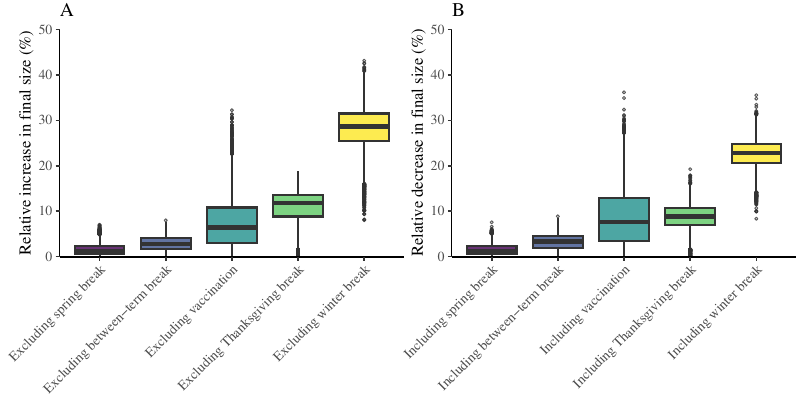

The R source for this figure:
library(rstan)
library(tidyr)
library(dplyr)
library(ggplot2); theme_set(theme_bw(base_family = "Times", base_size=12))
library(ggridges)
library(egg)
load("../data_processed/iowa.rda")
load("../analysis_seirv_final/effects_exclusion.rda")
load("../analysis_seirv_final/effects_inclusion.rda")

effects_exclusion_finalsize_base <- effects_exclusion_finalsize %>%
  filter(type=="Baseline (including all interventions)") %>%
  select(sim, finalsize) %>%
  rename(
    base=finalsize
  )

effects_exclusion_finalsize2 <- effects_exclusion_finalsize %>%
  filter(type!="Baseline (including all interventions)") %>%
  merge(effects_exclusion_finalsize_base) %>%
  mutate(
    diff=(finalsize-base)/base*100
  ) %>%
  mutate(
    type=factor(type, levels=c("Excluding spring break",
                               "Excluding between-term break",
                               "Excluding vaccination",
                               "Excluding Thanksgiving",
                               "Excluding winter break"),
                labels=c("Excluding spring break",
                         "Excluding between-term break",
                         "Excluding vaccination",
                         "Excluding Thanksgiving break",
                         "Excluding winter break"))
  )

effects_exclusion_finalsize3 <- effects_exclusion_finalsize %>%
  filter(type!="Baseline (including all interventions)") %>%
  merge(effects_exclusion_finalsize_base) %>%
  mutate(
    diff=(finalsize-base)/base*100
  ) %>%
  group_by(sim) %>%
  mutate(
    rank=rank(diff)
  ) %>%
  mutate(
    type=factor(type, levels=c("Excluding spring break",
                               "Excluding between-term break",
                               "Excluding vaccination",
                               "Excluding Thanksgiving",
                               "Excluding winter break"),
                labels=c("Excluding spring break",
                         "Excluding between-term break",
                         "Excluding vaccination",
                         "Excluding Thanksgiving break",
                         "Excluding winter break"))
  )

effects_inclusion_finalsize_base <- effects_inclusion_finalsize %>%
  filter(type=="Baseline (excluding all interventions)") %>%
  select(sim, finalsize) %>%
  rename(
    base=finalsize
  )

effects_inclusion_finalsize2 <- effects_inclusion_finalsize %>%
  filter(type!="Baseline (excluding all interventions)") %>%
  merge(effects_inclusion_finalsize_base) %>%
  mutate(
    diff=(base-finalsize)/base*100
  ) %>%
  mutate(
    type=factor(type, levels=c("Including spring break",
                               "Including between-term break",
                               "Including vaccination",
                               "Including Thanksgiving",
                               "Including winter break"),
                labels=c("Including spring break",
                         "Including between-term break",
                         "Including vaccination",
                         "Including Thanksgiving break",
                         "Including winter break"))
  )

effects_inclusion_finalsize3 <- effects_inclusion_finalsize %>%
  filter(type!="Baseline (excluding all interventions)") %>%
  merge(effects_inclusion_finalsize_base) %>%
  mutate(
    diff=(base-finalsize)/base*100
  ) %>%
  group_by(sim) %>%
  mutate(
    rank=rank(diff)
  ) %>%
  mutate(
    type=factor(type, levels=c("Including spring break",
                               "Including between-term break",
                               "Including vaccination",
                               "Including Thanksgiving",
                               "Including winter break"),
                labels=c("Including spring break",
                         "Including between-term break",
                         "Including vaccination",
                         "Including Thanksgiving break",
                         "Including winter break"))
  )

g1 <- ggplot(effects_exclusion_finalsize2) +
  geom_boxplot(aes(type, diff, fill=type), alpha=0.8, outlier.size = 0.7, outlier.shape=1, lwd=0.7) +
  scale_y_continuous("Relative increase in final size (%)", limits=c(0, 50), expand=c(0, 0)) +
  scale_fill_viridis_d() +
  ggtitle("A") +
  theme(
    axis.title.x = element_blank(),
    axis.text.x = element_text(hjust=1, angle=45),
    plot.margin = margin(0.1,0.1,0.1,0.5, "cm"),
    panel.grid = element_blank(),
    panel.border = element_blank(),
    axis.line = element_line(size=0.7),
    legend.position = "none"
  )

effects_exclusion_finalsize2 %>%
  group_by(type) %>%
  summarize(
    median=median(diff),
    lwr=quantile(diff, 0.025),
    upr=quantile(diff, 0.975)
  )

g2 <- ggplot(effects_exclusion_finalsize3) +
  geom_bar(aes(type, fill=as.factor(rank))) +
  scale_y_continuous("Number of simulations", limits=c(0, 8000), expand=c(0, 0)) +
  scale_fill_viridis_d("Ranking") +
  ggtitle("B") +
  theme(
    axis.title.x = element_blank(),
    axis.text.x = element_text(hjust=1, angle=45),
    plot.margin = margin(0.1,0.1,0.1,0.5, "cm"),
    panel.grid = element_blank(),
    panel.border = element_blank(),
    axis.line = element_line(),
    legend.position = "right"
  )

effects_exclusion_finalsize3 %>%
  filter(type=="Excluding winter break") %>%
  ungroup %>%
  summarize(
    mean(rank==5)
  )

g3 <- ggplot(effects_inclusion_finalsize2) +
  geom_boxplot(aes(type, diff, fill=type), alpha=0.8, outlier.size = 0.7, outlier.shape=1, lwd=0.7) +
  scale_fill_viridis_d() +
  scale_y_continuous("Relative decrease in final size (%)", limits=c(0, 50), expand=c(0, 0)) +
  ggtitle("B") +
  theme(
    axis.title.x = element_blank(),
    axis.text.x = element_text(hjust=1, angle=45),
    plot.margin = margin(0.1,0.1,0.1,0.1, "cm"),
    panel.grid = element_blank(),
    panel.border = element_blank(),
    axis.line = element_line(size=0.7),
    legend.position = "none"
  )

g4 <- ggplot(effects_inclusion_finalsize3) +
  geom_bar(aes(type, fill=as.factor(rank))) +
  scale_y_continuous("Number of simulations", limits=c(0, 8000), expand=c(0, 0)) +
  scale_fill_viridis_d("Ranking") +
  ggtitle("D") +
  theme(
    axis.title.x = element_blank(),
    axis.text.x = element_text(hjust=1, angle=45),
    plot.margin = margin(0.1,0.1,0.1,0.5, "cm"),
    panel.grid = element_blank(),
    panel.border = element_blank(),
    axis.line = element_line(),
    legend.position = "none"
  )

gtot <- egg::ggarrange(g1, g3, nrow=1)

ggsave("figure_stanfit_effects.pdf", gtot, width=8, height=4)
